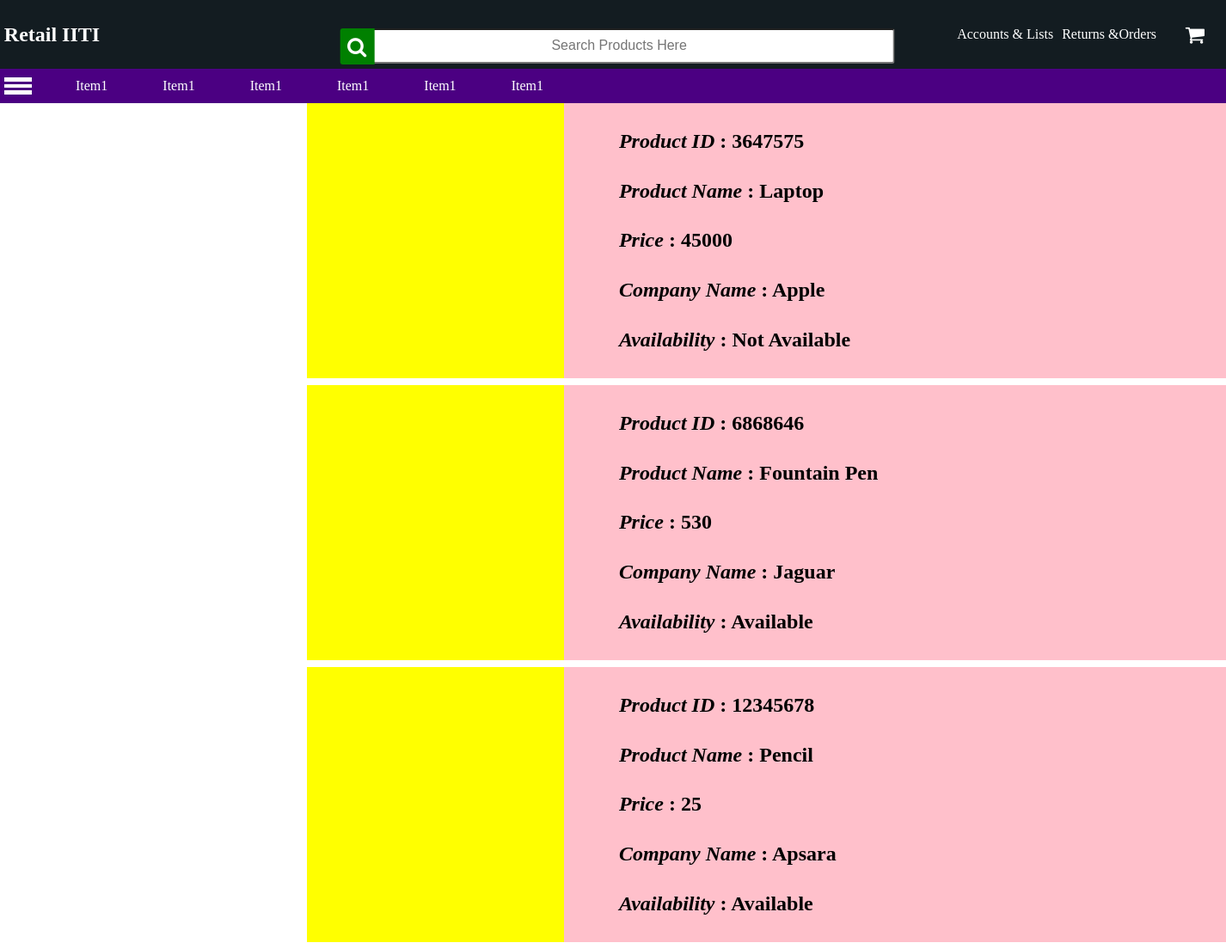
Page /main-page/ on the earlier database version.
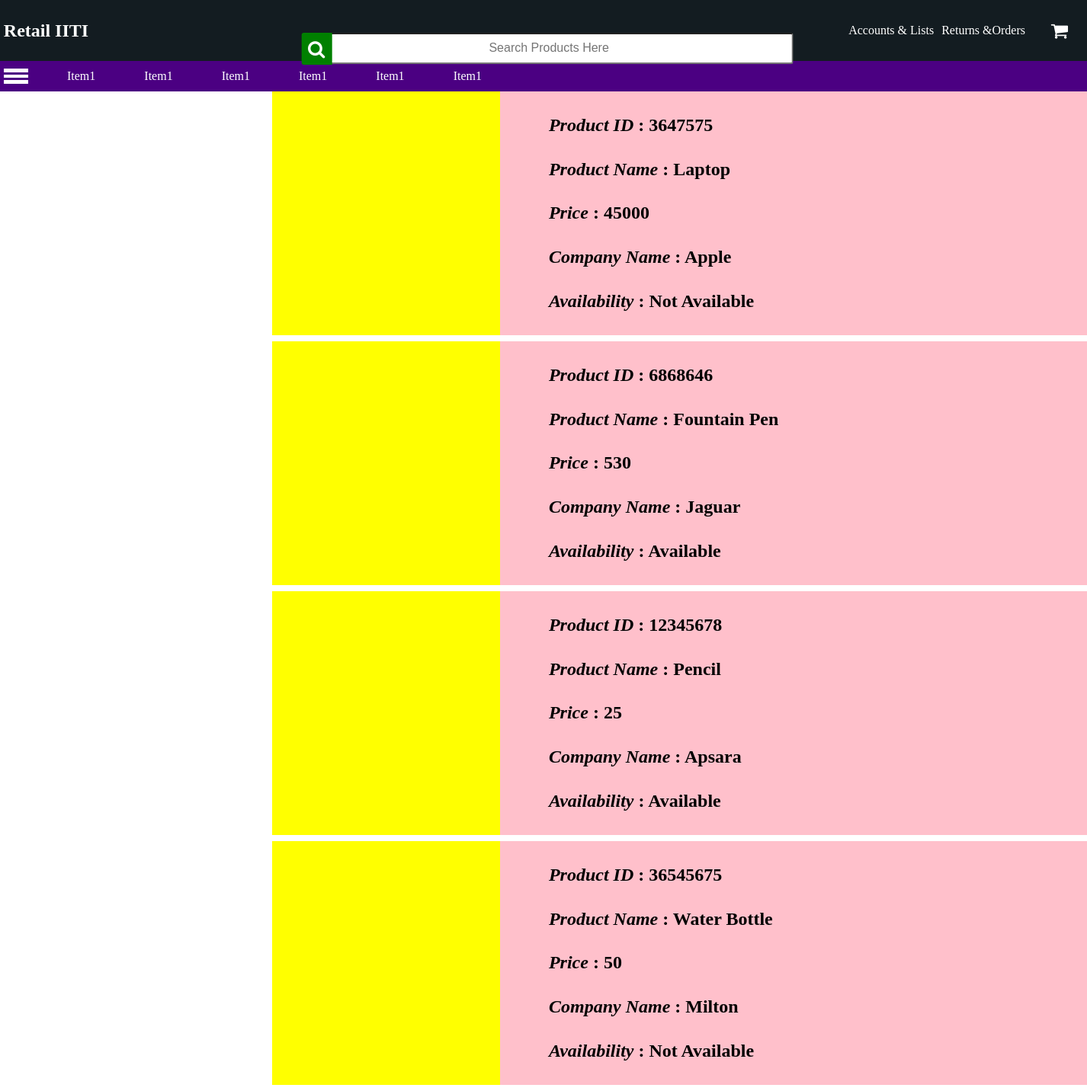
Same page on the later database version.
### shopapp/models.py (models this page shows, shortened)
class Product(models.Model):
    product_id = models.IntegerField(primary_key=True, null=False, blank=False)
    product_name = models.CharField(max_length=128,null=False, blank=False)
    price = models.IntegerField(null=False, blank=False)
    company_name = models.CharField(max_length=128,null=False, blank=False)
    availability = models.CharField(max_length=128,null=False, blank=False)
    image = models.URLField(max_length=5000, default="https://encrypted-tbn0.gstatic.com/images?q=tbn:ANd9GcQjw8YPUNzXPoROoi5DbrP2LEXL5Fs4txr3Aw&usqp=CAU")

### shopapp/views.py (the view)
# urls.py: path('main-page/', main_page),
def main_page(request, *args, **kwargs):
    product_item = Product.objects.all()
    context = {
        "product": product_item
    }
    return render(request, 'index_mainpage.html', context=context)

### templates/index_mainpage.html (shortened to what this page needs)
<!DOCTYPE html>
<html lang="en">
<head>
    <link rel="stylesheet" href="https://cdnjs.cloudflare.com/ajax/libs/font-awesome/4.7.0/css/font-awesome.min.css">
    {% load static %}
    <link rel="stylesheet" href="{% static 'css/style_mainpage.css' %}">
</head>
<body>
    <section class="header">
        <h1>Retail IITI</h1>
        <div class="search_box">
        <input type="text" placeholder="Search Products Here">
        <i class="fa fa-search" style="font-size:24px"></i>
    </div>
    <div class="options">
        <div class="list">
    <a href="#" class="accounts"> Accounts & Lists</a>
</div>
    <a class="returns" href="#">Returns &Orders</a>
    <i class="fa fa-shopping-cart" style="font-size:24px"></i>
</div>
    </section>
    <section class="navbar">
        <div class="burger">
            <span class="line1"></span>
            <span class="line2"></span>
            <span class="line3"></span>
        </div>
        <div class="itemslist">
            <li><a href="#">Item1</a></li>
            <li><a href="#">Item1</a></li>
            <li><a href="#">Item1</a></li>
            <li><a href="#">Item1</a></li>
            <li><a href="#">Item1</a></li>
            <li><a href="#">Item1</a></li>
        </div>
    </section>
    <section class="main">
        <div class="searchbyoptions"></div>
        <div class="container">
            {% for x in product %}
                <div class="box">
                    <div class="product"></div>
                    <div class="description">
                        <h1><i>Product ID</i> : {{ x.product_id }}</h1>
                        <h1><i>Product Name</i> : {{ x.product_name }}</h1>
                        <h1><i>Price</i> : {{ x.price }}</h1>
                        <h1><i>Company Name</i> : {{ x.company_name }}</h1>
                        <h1><i>Availability</i> : {{ x.availability }}</h1>
                    </div>
                </div>
            {% endfor %}
        </div>
    </section>
</body>
</html>

### static/css/style_mainpage.css (style rules this page uses)
* { border: 0%; margin: 0%; box-sizing: border-box; }
.returns { margin-right: 1rem; transform: translateX(-20%); }
.accounts { margin-right: 1rem; transform: translateX(-200%); }
.fa-shopping-cart { margin:1rem; transform: translateX(-90%); }
.header { display: flex; min-height:10vh ; background-color: #131c21; color: white; align-items: center; justify-content: space-between; }
.header h1 { margin-left: 0.3rem; }
.options { display: flex; align-items: center; justify-content: space-between; }
.options a { color: white; text-decoration: none; margin: 1rem; }
.options .fa { margin-right: 0.3rem; }
.search_box input { padding: 0.7rem 0rem; width: 50%; top: 3%; position: absolute; text-align: center; }
input::placeholder { font-size: 1rem; }
.search_box .fa { cursor: pointer; position: absolute; top: 3%; padding: 0.55rem; transform: translateX(-10%)translateY(0%); background-color: green; }
.search_box { transform: translateX(20%); position: absolute; width: 90%; right: 0%; top: 3%; }
.fa { cursor: pointer; }
.navbar { color: white; min-height: 5vh; background-color:indigo; align-items: center; display: flex; }
.itemslist li { margin: 0rem 3rem; }
.burger { cursor: pointer; z-index: 100000000; }
.burger span { background-color:white; padding: 0.14rem 1rem; margin: 0.2rem; display: block; margin-left: 0.3rem; }
.navbar li { margin-right: 1rem; }
li { list-style: none; }
a { text-decoration: none; color: white; }
.container { display: flex; flex-direction: column; width:90% ; }
.main { display: flex; }
.box { display: flex; background: pink; min-height: 40vh; margin-bottom: 0.5rem; }
.itemslist { display: flex; }
.product { width: 28%; background: yellow; }
.description { display: flex; flex-direction:column; justify-content: space-evenly; }
.description h1 { margin-left: 4rem; }
.searchbyoptions { min-height: 100vh; width: 30%; background-color: white; }
.burger { transition: all 0.5s ease; }
body { overflow-x: hidden; }
.fa { border-bottom-left-radius: 3px; border-top-left-radius: 3px; }
input { border-bottom-right-radius: 3px; border-top-right-radius: 3px; }
span { z-index: 1000000000000; }

Differences in the rows shown:
added Product: product_id "36545675", product_name "Water Bottle", price "50", company_name "Milton", availability "Not Available"
